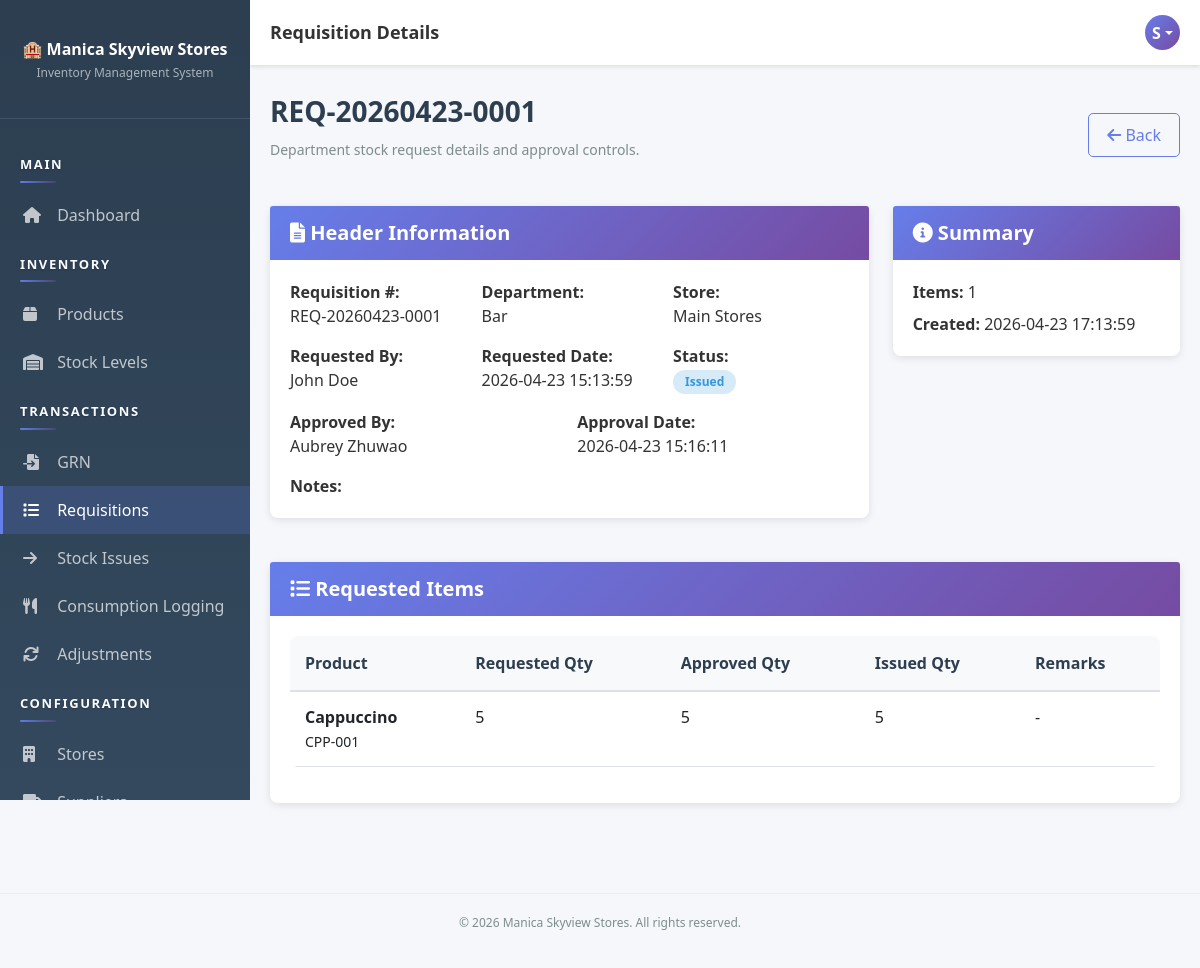
/pages/requisition/view.php?id=1 (signed in), run on the app's committed database.
### tables this page shows
CREATE TABLE `users` (
  `user_id` int(11) NOT NULL AUTO_INCREMENT,
  `username` varchar(50) NOT NULL,
  `email` varchar(100) NOT NULL,
  `password` varchar(255) NOT NULL,
  `full_name` varchar(100) NOT NULL,
  `role_id` int(11) NOT NULL,
  `status` enum('active','inactive') DEFAULT 'active',
  `created_at` timestamp NOT NULL DEFAULT current_timestamp(),
  `updated_at` timestamp NOT NULL DEFAULT current_timestamp() ON UPDATE current_timestamp(),
  PRIMARY KEY (`user_id`),
  UNIQUE KEY `username` (`username`),
  UNIQUE KEY `email` (`email`),
  KEY `role_id` (`role_id`),
  CONSTRAINT `users_ibfk_1` FOREIGN KEY (`role_id`) REFERENCES `roles` (`role_id`)
);

CREATE TABLE `requisitions` (
  `requisition_id` int(11) NOT NULL AUTO_INCREMENT,
  `requisition_number` varchar(50) NOT NULL,
  `department_id` int(11) NOT NULL,
  `store_id` int(11) NOT NULL,
  `requested_by` int(11) NOT NULL,
  `requested_date` datetime DEFAULT current_timestamp(),
  `status` enum('draft','pending','approved','rejected','issued') DEFAULT 'draft',
  `approved_by` int(11) DEFAULT NULL,
  `approval_date` datetime DEFAULT NULL,
  `rejection_reason` text DEFAULT NULL,
  `notes` text DEFAULT NULL,
  `created_at` timestamp NOT NULL DEFAULT current_timestamp(),
  `updated_at` timestamp NOT NULL DEFAULT current_timestamp() ON UPDATE current_timestamp(),
  PRIMARY KEY (`requisition_id`),
  UNIQUE KEY `requisition_number` (`requisition_number`),
  KEY `department_id` (`department_id`),
  KEY `store_id` (`store_id`),
  KEY `requested_by` (`requested_by`),
  KEY `approved_by` (`approved_by`),
  KEY `idx_requisition_date` (`requested_date`),
  CONSTRAINT `requisitions_ibfk_1` FOREIGN KEY (`department_id`) REFERENCES `departments` (`dept_id`),
  CONSTRAINT `requisitions_ibfk_2` FOREIGN KEY (`store_id`) REFERENCES `stores` (`store_id`),
  CONSTRAINT `requisitions_ibfk_3` FOREIGN KEY (`requested_by`) REFERENCES `users` (`user_id`),
  CONSTRAINT `requisitions_ibfk_4` FOREIGN KEY (`approved_by`) REFERENCES `users` (`user_id`)
);

CREATE TABLE `departments` (
  `dept_id` int(11) NOT NULL AUTO_INCREMENT,
  `dept_name` varchar(100) NOT NULL,
  `dept_code` varchar(20) NOT NULL,
  `head_user_id` int(11) DEFAULT NULL,
  `status` enum('active','inactive') DEFAULT 'active',
  `monthly_budget` decimal(12,2) NOT NULL DEFAULT 0.00,
  `weekly_budget` decimal(12,2) NOT NULL DEFAULT 0.00,
  `created_at` timestamp NOT NULL DEFAULT current_timestamp(),
  PRIMARY KEY (`dept_id`),
  UNIQUE KEY `dept_code` (`dept_code`),
  KEY `head_user_id` (`head_user_id`),
  CONSTRAINT `departments_ibfk_1` FOREIGN KEY (`head_user_id`) REFERENCES `users` (`user_id`)
);

CREATE TABLE `stores` (
  `store_id` int(11) NOT NULL AUTO_INCREMENT,
  `store_name` varchar(100) NOT NULL,
  `store_code` varchar(20) NOT NULL,
  `location` varchar(100) DEFAULT NULL,
  `responsible_user_id` int(11) DEFAULT NULL,
  `description` text DEFAULT NULL,
  `status` enum('active','inactive') DEFAULT 'active',
  `created_at` timestamp NOT NULL DEFAULT current_timestamp(),
  `updated_at` timestamp NOT NULL DEFAULT current_timestamp() ON UPDATE current_timestamp(),
  PRIMARY KEY (`store_id`),
  UNIQUE KEY `store_code` (`store_code`),
  KEY `responsible_user_id` (`responsible_user_id`),
  CONSTRAINT `stores_ibfk_1` FOREIGN KEY (`responsible_user_id`) REFERENCES `users` (`user_id`)
);

CREATE TABLE `requisition_items` (
  `req_item_id` int(11) NOT NULL AUTO_INCREMENT,
  `requisition_id` int(11) NOT NULL,
  `product_id` int(11) NOT NULL,
  `quantity_requested` int(11) NOT NULL,
  `quantity_approved` int(11) DEFAULT NULL,
  `quantity_issued` int(11) DEFAULT NULL,
  `unit_price` decimal(10,2) DEFAULT NULL,
  `remarks` text DEFAULT NULL,
  `created_at` timestamp NOT NULL DEFAULT current_timestamp(),
  PRIMARY KEY (`req_item_id`),
  KEY `requisition_id` (`requisition_id`),
  KEY `product_id` (`product_id`),
  CONSTRAINT `requisition_items_ibfk_1` FOREIGN KEY (`requisition_id`) REFERENCES `requisitions` (`requisition_id`) ON DELETE CASCADE,
  CONSTRAINT `requisition_items_ibfk_2` FOREIGN KEY (`product_id`) REFERENCES `products` (`product_id`)
);

CREATE TABLE `products` (
  `product_id` int(11) NOT NULL AUTO_INCREMENT,
  `product_name` varchar(100) NOT NULL,
  `product_code` varchar(50) NOT NULL,
  `category_id` int(11) NOT NULL,
  `unit_of_measure` varchar(20) DEFAULT NULL,
  `reorder_level` int(11) DEFAULT 10,
  `reorder_quantity` int(11) DEFAULT 50,
  `status` enum('active','inactive') DEFAULT 'active',
  `created_at` timestamp NOT NULL DEFAULT current_timestamp(),
  `updated_at` timestamp NOT NULL DEFAULT current_timestamp() ON UPDATE current_timestamp(),
  PRIMARY KEY (`product_id`),
  UNIQUE KEY `product_code` (`product_code`),
  KEY `category_id` (`category_id`),
  KEY `idx_product_code` (`product_code`),
  CONSTRAINT `products_ibfk_1` FOREIGN KEY (`category_id`) REFERENCES `categories` (`category_id`)
);

### app/bootstrap.php (called while the page is built, shortened)
<?php
function autoload($class) {
    $paths = [
        __DIR__ . '/helpers/' . $class . '.php',
        __DIR__ . '/models/' . $class . '.php',
        __DIR__ . '/controllers/' . $class . '.php'
    ];
    foreach ($paths as $path) {
        if (file_exists($path)) {
            return;
        }
    }
}
function isAuthenticated() {
    $auth = new Auth();
    return $auth->isLoggedIn() && $auth->checkSessionTimeout();
}
function getCurrentUser() {
    if (isAuthenticated()) {
        $db = Database::getInstance()->getConnection();
        $userId = $_SESSION['user_id'];
        $sql = "SELECT u.*, r.role_name FROM users u
                JOIN roles r ON u.role_id = r.role_id
                WHERE u.user_id = ?";
        $stmt = $db->prepare($sql);
        $stmt->bind_param('i', $userId);
        $stmt->execute();
        return $stmt->get_result()->fetch_assoc();
    }
    return null;
}

### app/helpers/Database.php (called while the page is built, shortened)
<?php
class Database {
    private static $instance = null;
    private $connection = null;
    private function __construct() {
        try {
            $this->connection = new mysqli(DB_HOST, DB_USER, DB_PASS, DB_NAME);
            $this->connection->set_charset('utf8mb4');
        } catch (Exception $e) {
            die('Error: ' . $e->getMessage());
        }
    }
    public static function getInstance() {
        if (self::$instance === null) {
            self::$instance = new Database();
        }
        return self::$instance;
    }
    public function getConnection() {
        return $this->connection;
    }
}

### app/helpers/Auth.php (called while the page is built, shortened)
<?php
class Auth {
    public function __construct() {
        $this->db = Database::getInstance()->getConnection();
    }
    private function ensurePasswordResetTable() {
        $sql = "CREATE TABLE IF NOT EXISTS password_reset_tokens (
            token_id INT PRIMARY KEY AUTO_INCREMENT,
            user_id INT NOT NULL,
            token_hash VARCHAR(64) NOT NULL,
            expires_at DATETIME NOT NULL,
            used_at DATETIME NULL,
            created_at TIMESTAMP DEFAULT CURRENT_TIMESTAMP,
            FOREIGN KEY (user_id) REFERENCES users(user_id) ON DELETE CASCADE,
            INDEX idx_reset_token_hash (token_hash),
            INDEX idx_reset_token_user (user_id),
            INDEX idx_reset_token_expires (expires_at)
        )";
    }
    public function isLoggedIn() {
        return isset($_SESSION['user_id']);
    }
    public function checkSessionTimeout() {
        return true;
    }
}

### app/controllers/Controller.php (called while the page is built, shortened)
<?php
class Controller {
    protected $db;
    public function __construct() {
        $this->db = Database::getInstance()->getConnection();
        $this->loadCurrentUser();
    }
    protected function loadCurrentUser() {
        if (isset($_SESSION['user_id'])) {
            $sql = "SELECT u.*, r.role_name FROM users u
                    JOIN roles r ON u.role_id = r.role_id
                    WHERE u.user_id = ?";
            $stmt = $this->db->prepare($sql);
            $stmt->bind_param('i', $_SESSION['user_id']);
            $stmt->execute();
            $this->currentUser = $stmt->get_result()->fetch_assoc();
        }
    }
}

### app/controllers/RequisitionController.php (called while the page is built, shortened)
<?php
class RequisitionController extends Controller {
    private $requisitionModel;
    public function __construct() {
        parent::__construct();
        $this->requisitionModel = new Requisition();
    }
    public function getById($id) {
        return $this->requisitionModel->getWithDetails((int)$id);
    }
    public function getItems($id) {
        return $this->requisitionModel->getItems((int)$id);
    }
}

### app/models/Model.php (called while the page is built, shortened)
<?php
class Model {
    public function __construct() {
        $this->db = Database::getInstance()->getConnection();
    }
}

### app/models/Requisition.php (called while the page is built, shortened)
<?php
class Requisition extends Model {
    public function getWithDetails($requisitionId) {
        $sql = "SELECT r.*, d.dept_name, s.store_name,
                u.full_name as requested_by_name,
                um.full_name as approved_by_name
                FROM requisitions r
                JOIN departments d ON r.department_id = d.dept_id
                JOIN stores s ON r.store_id = s.store_id
                JOIN users u ON r.requested_by = u.user_id
                LEFT JOIN users um ON r.approved_by = um.user_id
                WHERE r.requisition_id = ?";
        $stmt = $this->db->prepare($sql);
        $stmt->bind_param('i', $requisitionId);
        $stmt->execute();
        return $stmt->get_result()->fetch_assoc();
    }
    public function getItems($requisitionId) {
        $sql = "SELECT ri.*, p.product_name, p.product_code, p.unit_of_measure
                FROM requisition_items ri
                JOIN products p ON ri.product_id = p.product_id
                WHERE ri.requisition_id = ?
                ORDER BY ri.req_item_id";
        $stmt = $this->db->prepare($sql);
        $stmt->bind_param('i', $requisitionId);
        $stmt->execute();
        return $stmt->get_result()->fetch_all(MYSQLI_ASSOC);
    }
}

### pages/requisition/view.php (the view, shortened to what this page needs)
<?php
require_once __DIR__ . '/../../app/bootstrap.php';
$controller = new RequisitionController();
$requisitionId = isset($_GET['id']) ? (int)$_GET['id'] : 0;
$requisition = $controller->getById($requisitionId);
$items = $controller->getItems($requisitionId);
$pageTitle = 'Requisition Details';
include __DIR__ . '/../../app/views/layout-header.php';
?>
<div class="page-header d-flex justify-content-between align-items-center">
    <div>
        <h1><?php echo htmlspecialchars($requisition['requisition_number']); ?></h1>
        <p>Department stock request details and approval controls.</p>
    </div>
    <div class="d-flex gap-2">
        <a href="<?php echo SITE_URL; ?>pages/requisition/index.php" class="btn btn-outline-primary">
            <i class="fas fa-arrow-left"></i> Back
        </a>
    </div>
</div>
<div class="row">
    <div class="col-lg-8">
        <div class="card">
            <div class="card-header"><h5><i class="fas fa-file-alt"></i> Header Information</h5></div>
            <div class="card-body">
                <div class="row g-3">
                    <div class="col-md-4"><strong>Requisition #:</strong><br><?php echo htmlspecialchars($requisition['requisition_number']); ?></div>
                    <div class="col-md-4"><strong>Department:</strong><br><?php echo htmlspecialchars($requisition['dept_name']); ?></div>
                    <div class="col-md-4"><strong>Store:</strong><br><?php echo htmlspecialchars($requisition['store_name']); ?></div>
                    <div class="col-md-4"><strong>Requested By:</strong><br><?php echo htmlspecialchars($requisition['requested_by_name']); ?></div>
                    <div class="col-md-4"><strong>Requested Date:</strong><br><?php echo htmlspecialchars($requisition['requested_date']); ?></div>
                    <div class="col-md-4">
                        <strong>Status:</strong><br>
                        <?php
                        $badge = 'info';
                        ?>
                        <span class="badge badge-<?php echo $badge; ?>"><?php echo ucfirst($requisition['status']); ?></span>
                    </div>
                    <div class="col-md-6"><strong>Approved By:</strong><br><?php echo htmlspecialchars($requisition['approved_by_name'] ?? '-'); ?></div>
                    <div class="col-md-6"><strong>Approval Date:</strong><br><?php echo htmlspecialchars($requisition['approval_date'] ?? '-'); ?></div>
                    <div class="col-md-12"><strong>Notes:</strong><br><?php echo nl2br(htmlspecialchars($requisition['notes'] ?? '-')); ?></div>
                </div>
            </div>
        </div>
    </div>
    <div class="col-lg-4">
        <div class="card">
            <div class="card-header"><h5><i class="fas fa-info-circle"></i> Summary</h5></div>
            <div class="card-body">
                <p class="mb-2"><strong>Items:</strong> <?php echo count($items); ?></p>
                <p class="mb-0"><strong>Created:</strong> <?php echo htmlspecialchars($requisition['created_at']); ?></p>
            </div>
        </div>
    </div>
</div>
<div class="card mt-4">
    <div class="card-header"><h5><i class="fas fa-list"></i> Requested Items</h5></div>
    <div class="card-body">
        <?php if (!empty($items)): ?>
            <div class="table-responsive">
                <table class="table">
                    <thead>
                        <tr>
                            <th>Product</th>
                            <th>Requested Qty</th>
                            <th>Approved Qty</th>
                            <th>Issued Qty</th>
                            <th>Remarks</th>
                        </tr>
                    </thead>
                    <tbody>
                        <?php foreach ($items as $item): ?>
                            <tr>
                                <td>
                                    <strong><?php echo htmlspecialchars($item['product_name']); ?></strong><br>
                                    <small><?php echo htmlspecialchars($item['product_code']); ?></small>
                                </td>
                                <td><?php echo (int)$item['quantity_requested']; ?></td>
                                <td><?php echo $item['quantity_approved'] === null ? '-' : (int)$item['quantity_approved']; ?></td>
                                <td><?php echo $item['quantity_issued'] === null ? '-' : (int)$item['quantity_issued']; ?></td>
                                <td><?php echo htmlspecialchars($item['remarks'] ?: '-'); ?></td>
                            </tr>
                        <?php endforeach; ?>
                    </tbody>
                </table>
            </div>
        <?php else: ?>
            <div class="alert alert-info">No line items found.</div>
        <?php endif; ?>
    </div>
</div>
<?php include __DIR__ . '/../../app/views/layout-footer.php'; ?>

### app/views/layout-header.php (shortened to what this page needs)
<!DOCTYPE html>
<html lang="en">
<head>
    <link href="https://cdn.jsdelivr.net/npm/bootstrap@5.1.3/dist/css/bootstrap.min.css" rel="stylesheet">
    <link rel="stylesheet" href="https://cdnjs.cloudflare.com/ajax/libs/font-awesome/6.0.0/css/all.min.css">
    <link href="<?php echo SITE_URL; ?>public/css/style.css" rel="stylesheet">
</head>
<body>
    <div class="sidebar">
        <div class="brand">
            <h4>🏨 Manica Skyview Stores</h4>
            <p>Inventory Management System</p>
        </div>
        <nav class="nav flex-column">
            <?php include __DIR__ . '/partials/sidebar-nav.php'; ?>
        </nav>
    </div>
            <?php include __DIR__ . '/partials/sidebar-nav.php'; ?>
    <div class="topbar">
        <div class="topbar-title desktop-title">
            <?php echo $pageTitle ?? APP_NAME; ?>
        </div>
        <div class="topbar-right">
            <div class="user-profile dropdown">
                <div class="user-avatar dropdown-toggle" role="button" data-bs-toggle="dropdown" aria-expanded="false">
                    <?php
                    $user = getCurrentUser();
                    if ($user) {
                        echo strtoupper(substr($user['full_name'], 0, 1));
                    }
                    ?>
                </div>
            </div>
        </div>
    </div>
    <div class="main-content">

### data on the page
users: full_name "S"
requisitions: requisition_number "REQ-20260423-0001", department.dept_name "Bar", store.store_name "Main Stores", requested_by.full_name "John Doe", requested_date "2026-04-23 15:13:59", status "Issued", approved_by.full_name "Aubrey Zhuwao", approval_date "2026-04-23 15:16:11", created_at "2026-04-23 17:13:59"
requisition_items: product.product_name "Cappuccino", product.product_code "CPP-001", quantity_requested "5", quantity_approved "5", quantity_issued "5", remarks "-"

### other printed values
$pageTitle "Requisition Details"
count($items) "1"
APP_NAME "Manica Skyview Stores"
